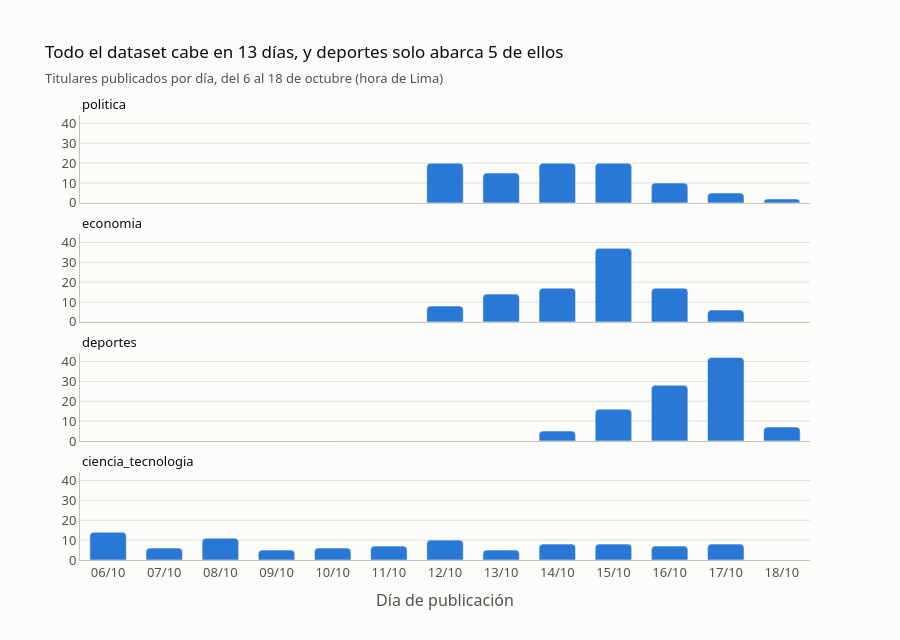

Notebook code cell kept with this figure:
### Markdown cell above
### Gráfico 3 · ¿Qué período cubren los datos?

El archivo entrega las 100 notas más recientes de cada sección, así que cada categoría cubre un tramo de días distinto según cuánto publica su sección. Debajo del gráfico va la tabla con los conteos por día.

### Code cell
por_dia = noticias.groupby(["etiqueta", "fecha"]).size().reset_index(name="titulares")
inicio, fin = noticias["fecha"].min(), noticias["fecha"].max()
tramo = noticias.groupby("etiqueta")["fecha"].agg(lambda f: (f.max() - f.min()).days + 1)
corto = tramo.idxmin()

fig = px.bar(por_dia, x="fecha", y="titulares", facet_col="etiqueta", facet_col_wrap=1, facet_row_spacing=0.07,
             category_orders={"etiqueta": CATEGORIAS}, color_discrete_sequence=[AZUL], height=640,
             title=f"Todo el dataset cabe en {(fin - inicio).days + 1} días, y {corto} solo abarca {tramo[corto]} de ellos",
             labels={"fecha": "Día de publicación", "titulares": "Titulares"})
fig.for_each_annotation(lambda a: a.update(text=a.text.split("=")[-1], x=0, xanchor="left", font_color="#0b0b0b"))
fig.update_xaxes(dtick=86400000, tickformat="%d/%m")
fig.update_yaxes(title_text="")
mostrar(fig, f"Titulares publicados por día, {rango_es(inicio, fin)} (hora de Lima)")
pd.crosstab(noticias["fecha"], noticias["etiqueta"]).reindex(columns=CATEGORIAS)

### Figure 1 — Plotly figure (JSON) as saved in the notebook; plotly's stock layout.template omitted (floating-point values rounded to 4 significant figures)
{"data": [{"hovertemplate": "etiqueta=politica<br>Día de publicación=%{x}<br>Titulares=%{y}<extra></extra>", "legendgroup": "", "marker": {"color": "#2a78d6", "pattern": {"shape": ""}}, "name": "", "orientation": "v", "showlegend": false, "textposition": "auto", "type": "bar", "x": ["2026-10-12", "2026-10-13", "2026-10-14", "2026-10-15", "2026-10-16", "2026-10-17", "2026-10-18"], "xaxis": "x4", "y": [20, 15, 20, 20, 10, 5, 2], "yaxis": "y4"}, {"hovertemplate": "etiqueta=economia<br>Día de publicación=%{x}<br>Titulares=%{y}<extra></extra>", "legendgroup": "", "marker": {"color": "#2a78d6", "pattern": {"shape": ""}}, "name": "", "orientation": "v", "showlegend": false, "textposition": "auto", "type": "bar", "x": ["2026-10-12", "2026-10-13", "2026-10-14", "2026-10-15", "2026-10-16", "2026-10-17"], "xaxis": "x3", "y": [8, 14, 17, 37, 17, 6], "yaxis": "y3"}, {"hovertemplate": "etiqueta=deportes<br>Día de publicación=%{x}<br>Titulares=%{y}<extra></extra>", "legendgroup": "", "marker": {"color": "#2a78d6", "pattern": {"shape": ""}}, "name": "", "orientation": "v", "showlegend": false, "textposition": "auto", "type": "bar", "x": ["2026-10-14", "2026-10-15", "2026-10-16", "2026-10-17", "2026-10-18"], "xaxis": "x2", "y": [5, 16, 28, 42, 7], "yaxis": "y2"}, {"hovertemplate": "etiqueta=ciencia_tecnologia<br>Día de publicación=%{x}<br>Titulares=%{y}<extra></extra>", "legendgroup": "", "marker": {"color": "#2a78d6", "pattern": {"shape": ""}}, "name": "", "orientation": "v", "showlegend": false, "textposition": "auto", "type": "bar", "x": ["2026-10-06", "2026-10-07", "2026-10-08", "2026-10-09", "2026-10-10", "2026-10-11", "2026-10-12", "2026-10-13", "2026-10-14", "2026-10-15", "2026-10-16", "2026-10-17"], "xaxis": "x", "y": [14, 6, 11, 5, 6, 7, 10, 5, 8, 8, 7, 8], "yaxis": "y"}], "layout": {"annotations": [{"font": {"color": "#0b0b0b"}, "showarrow": false, "text": "ciencia_tecnologia", "x": 0, "xanchor": "left", "xref": "paper", "y": 0.1975, "yanchor": "bottom", "yref": "paper"}, {"font": {"color": "#0b0b0b"}, "showarrow": false, "text": "deportes", "x": 0, "xanchor": "left", "xref": "paper", "y": 0.465, "yanchor": "bottom", "yref": "paper"}, {"font": {"color": "#0b0b0b"}, "showarrow": false, "text": "economia", "x": 0, "xanchor": "left", "xref": "paper", "y": 0.7325, "yanchor": "bottom", "yref": "paper"}, {"font": {"color": "#0b0b0b"}, "showarrow": false, "text": "politica", "x": 0, "xanchor": "left", "xref": "paper", "y": 1, "yanchor": "bottom", "yref": "paper"}], "barcornerradius": 4, "bargap": 0.35, "barmode": "relative", "font": {"color": "#0b0b0b", "family": "system-ui, 'Segoe UI', sans-serif", "size": 13}, "height": 640, "legend": {"tracegroupgap": 0}, "margin": {"r": 90, "t": 115}, "paper_bgcolor": "#fcfcfb", "plot_bgcolor": "#fcfcfb", "title": {"font": {"size": 17}, "subtitle": {"font": {"color": "#52514e", "size": 13}, "text": "Titulares publicados por día, del 6 al 18 de octubre (hora de Lima)"}, "text": "Todo el dataset cabe en 13 días, y deportes solo abarca 5 de ellos"}, "xaxis": {"anchor": "y", "domain": [0, 1], "dtick": 86400000, "linecolor": "#c3c2b7", "tickfont": {"color": "#52514e"}, "tickformat": "%d/%m", "ticks": "", "title": {"font": {"color": "#52514e"}, "text": "Día de publicación"}}, "xaxis2": {"anchor": "y2", "domain": [0, 1], "dtick": 86400000, "linecolor": "#c3c2b7", "matches": "x", "showticklabels": false, "tickfont": {"color": "#52514e"}, "tickformat": "%d/%m", "ticks": "", "title": {"font": {"color": "#52514e"}}}, "xaxis3": {"anchor": "y3", "domain": [0, 1], "dtick": 86400000, "linecolor": "#c3c2b7", "matches": "x", "showticklabels": false, "tickfont": {"color": "#52514e"}, "tickformat": "%d/%m", "ticks": "", "title": {"font": {"color": "#52514e"}}}, "xaxis4": {"anchor": "y4", "domain": [0, 1], "dtick": 86400000, "linecolor": "#c3c2b7", "matches": "x", "showticklabels": false, "tickfont": {"color": "#52514e"}, "tickformat": "%d/%m", "ticks": "", "title": {"font": {"color": "#52514e"}}}, "yaxis": {"anchor": "x", "domain": [0, 0.1975], "gridcolor": "#e1e0d9", "linecolor": "#c3c2b7", "showgrid": true, "tickfont": {"color": "#52514e"}, "ticks": "", "title": {"font": {"color": "#52514e"}, "text": ""}}, "yaxis2": {"anchor": "x2", "domain": [0.2675, 0.465], "gridcolor": "#e1e0d9", "linecolor": "#c3c2b7", "matches": "y", "showgrid": true, "tickfont": {"color": "#52514e"}, "ticks": "", "title": {"font": {"color": "#52514e"}, "text": ""}}, "yaxis3": {"anchor": "x3", "domain": [0.535, 0.7325], "gridcolor": "#e1e0d9", "linecolor": "#c3c2b7", "matches": "y", "showgrid": true, "tickfont": {"color": "#52514e"}, "ticks": "", "title": {"font": {"color": "#52514e"}, "text": ""}}, "yaxis4": {"anchor": "x4", "domain": [0.8025, 1], "gridcolor": "#e1e0d9", "linecolor": "#c3c2b7", "matches": "y", "showgrid": true, "tickfont": {"color": "#52514e"}, "ticks": "", "title": {"font": {"color": "#52514e"}, "text": ""}}}}
